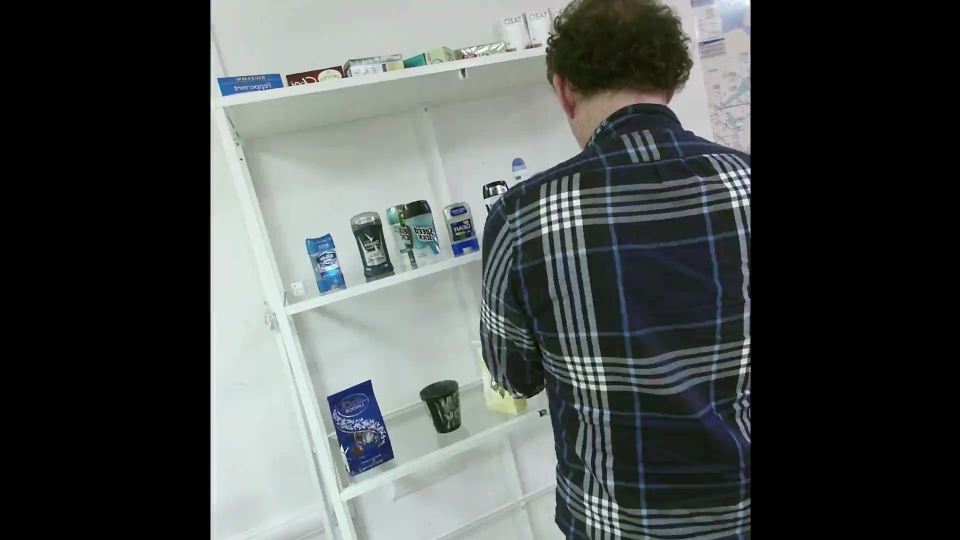
#> input picture images/davi_0_1.jpg, 1920 x 1080 px (shown at 1/2 size)
$ python test_poly_pasting.py
#> lines starting #> are read from the running program, lines starting #| are printed output that depends on the picture; after the words box and inside, x2 and y2 are one past the last pixel; in counts of white or black regions, pixels touching at a corner belong together
import numpy
from PIL import Image, ImageDraw

# read image as RGB and add alpha (transparency)
im = Image.open("images/davi_0_1.jpg").convert("RGBA")

# convert to numpy (for convenience)
imArray = numpy.asarray(im)

# create mask
polygon2 = [(10, 10), (10, 150), (550, 150), (150, 10)]
polygon1 = [(1920, 0), (0, 0), (0, 250), (-0.10210674635236394, 249.77657923687673), (-2.1094657996870403, 255.03379664713123), (17.043357362773406, 256.0158194361004), (19.743585566230458, 257.24042105198055), (15.950897656114186, 254.2993740345912), (27.747904611277534, 250.51951337704952), (27.961274007008967, 253.63518034864092), (29.81425998511483, 255.41115415383845), (37.3667088625533, 256.4373058829165), (46.53380792054146, 243.57254718554756), (53.61176555130789, 244.36644634912406), (49.558319074426926, 245.93258750036037), (60.33955511927042, 255.83254114007315), (65.73851977273596, 255.91269387461898), (76.73575480091465, 247.02704108128736), (78.34805771376494, 248.17030289093188), (86.05632662995261, 258.41364572544853), (87.85472059685605, 251.9630660275433), (89.80188097115189, 244.4785932629154), (92.31760033899944, 253.8264647999193), (103.48680386603161, 259.5970120020665), (108.79236707446952, 260.23761745739506), (107.4937793054668, 254.30466090801215), (108.39358602655307, 246.14079063076383), (126.52486800617761, 257.098422070827), (126.89943745269167, 250.1957195389658), (132.02691150565755, 256.48412988536154), (128.58195282301338, 252.79775783620423), (136.47572160588913, 254.4441395133314), (146.75086407853183, 260.1350693035284), (155.073813275849, 254.85850113146446), (151.97302312432186, 251.33687712540114), (157.34863597011744, 256.9711603194696), (165.3621223224169, 259.44430066082975), (169.10946867961437, 248.41407201625222), (181.09443326356882, 254.04993377735954), (175.70858911880558, 258.2380301719833), (192.00679423643666, 252.91711095845895), (189.1673649545458, 252.21181387583448), (195.83368997955725, 259.6731833553506), (194.61216526235634, 257.67985807616327), (199.59668919652594, 256.86696909739544), (204.89929126562438, 256.3404560825), (209.62014250508463, 255.07011440400703), (212.07706747647595, 261.4557434304978), (229.96134579284376, 255.64160167491366), (232.43428089908423, 251.83975180535887), (229.90018481610127, 257.0135552875774), (234.80672832203157, 248.76310236447264), (243.25042358036447, 261.17495400508494), (249.68932632608966, 264.0681882162521), (255.74368446785104, 262.8189134037273), (255.5330016557221, 254.57174601013634), (260.2653123071998, 262.97142577117904), (264.09858509159926, 258.1544814168108), (275.24555974843247, 256.19194127041214), (286.24564412575853, 259.7104454066601), (284.71754162529976, 253.71317013201232), (293.4762533829063, 253.6635985653496), (290.6949362189203, 265.3365355964029), (294.1761306148136, 262.35245809288574), (310.2766731170838, 256.2427436783204), (317.2399732326495, 257.19080664472693), (318.39042410523496, 265.2841360754873), (319.912104059165, 264.8216512714212), (322.3480129044327, 261.86773581034964), (335.9036887305486, 264.88653554479106), (332.97228370177675, 259.16014609412684), (345.1352331564961, 266.03635464878687), (343.0437539721002, 260.35448821806597), (345.6416745691777, 260.1597059242849), (358.9043367621447, 258.522277196598), (355.00847219311873, 267.1244254191321), (367.51940391677755, 262.3069070377452), (369.4275875033949, 259.7016001436432), (371.9099373501995, 257.8257422068458), (374.5192933499681, 262.0863919259926), (383.172995439416, 265.1345723510826), (396.01114440021024, 263.90263357113616), (390.24183439053525, 267.98438605429095), (394.50876485297516, 257.40461928296986), (404.1138037652838, 267.63878806317155), (407.84839944051527, 259.36014224577974), (410.919296661234, 261.85406598934696), (413.3293143874036, 263.91645457293714), (419.7131771063948, 259.54884010662346), (427.7662396620981, 255.74355444558074), (438.56674757484996, 267.1465872195995), (438.1531997489801, 255.3327554352958), (441.19632661544046, 267.60841321814763), (450.43222343773203, 267.4037487393895), (455.0688973027098, 263.37794907150123), (453.4182917377982, 263.8641406049655), (469.5434250354823, 255.67725466245275), (470.0239369093112, 263.1880594155271), (482.66468791948625, 264.4754668271869), (476.56821722377003, 260.42230020262724), (482.40435887795024, 257.6951553927151), (487.11101097139226, 269.3935423402255), (491.99594703611876, 268.42034465075585), (505.8730055363312, 269.9189989091135), (511.36354389993227, 268.8852381895841), (508.8427022427122, 255.49268088650217), (513.1562881258143, 268.7633911410157), (526.2263542918532, 258.19196773685854), (526.0073515650495, 267.1479755341373), (529.7346706077001, 255.86130326839367), (536.4154971134869, 267.2665393334687), (544.2924475692166, 268.4048756073015), (550.7572294528655, 263.18181636674143), (542.5747604062316, 266.969882094905), (553.2932763962233, 258.29260061906234), (561.568113536864, 261.6030899809526), (560.7561201526694, 261.4482858902076), (564.4975123154929, 262.25141631808634), (581.2948318079701, 265.66724825588926), (581.9996036242798, 273.0651590172597), (589.3393708500435, 263.18587292520607), (590.827050456112, 272.29054248597595), (601.3159591714563, 258.876416064304), (605.6895264461832, 263.77240113762724), (598.5479944983696, 264.6687239762898), (615.5179812848138, 265.3864130446329), (608.9819231550235, 263.2508931106562), (620.421177359739, 270.54726731145485), (625.3075827317724, 259.75011186505895), (622.98436600077, 262.85296860715397), (639.2744468627925, 264.78305853530514), (643.1987841328669, 271.51223837781464), (649.2456961792811, 270.7200332338785), (650.2218274586423, 267.27606166920185), (647.56809791391, 270.2774386070881), (656.0993885240471, 266.34473794767604), (661.2246165387108, 261.55653405025583), (666.745638042081, 270.64838369739886), (673.1379136890687, 275.33916998409853), (682.9043535840688, 274.86915990335575), (678.5437019799954, 261.9133566885317), (688.5923356626867, 269.0599110304343), (693.7563354659698, 274.336248899017), (693.0202606374799, 263.60496018648337), (698.4000849399749, 261.7219308217077), (712.7875555474909, 272.6578667172132), (708.0655270091651, 263.1472040695353), (722.8961634797217, 270.80034882757894), (728.2438636119088, 270.86391665040594), (732.8865069126186, 262.13229555563095), (734.9628651080236, 261.5314805455938), (743.5079064112757, 269.6097211440626), (740.626661435203, 265.6040164357563), (756.0919992495631, 268.85730703537445), (760.3331171117211, 273.987114566834), (752.3195033731063, 267.630395860822), (762.1406114005654, 271.1688795410745), (768.4437436990225, 272.39100423802495), (769.6389614278111, 270.4043033219978), (786.1774454092401, 277.41811756327735), (792.5531569050898, 275.2998134104807), (788.4294583537404, 263.976887084107), (789.5846895631001, 273.34417608726073), (799.3040642927632, 272.98107600129674), (805.3373408398285, 271.2588716882814), (806.4432370898028, 270.665206353944), (813.921755369561, 274.6760175601746), (814.7106002905416, 274.9489436528596), (822.7174022115418, 275.84736676695366), (822.7715307130898, 276.91376426612067), (835.3152010060019, 266.61597337847604), (839.0251903726219, 277.75101004140157), (837.3187189218118, 272.2690890341042), (842.7875201664002, 278.7262473668461), (847.6349544981093, 268.3231832424176), (863.3217136149369, 277.02232939469394), (859.7262946299107, 276.7703367556846), (863.7880789134827, 274.60428393906585), (870.3671267554245, 276.2733166819531), (877.1124027696003, 265.3715964818472), (879.2350545295685, 280.27982157897986), (896.8258910971084, 273.5642812777275), (898.8418404955643, 266.02345907389315), (900.5798761970904, 273.36036361952847), (899.300040800521, 272.7243713886492), (917.3163420965044, 279.4676551787424), (921.2251894050358, 269.57946855637545), (914.8786340829956, 271.6213646027582), (929.7815950364192, 273.59603216135093), (935.8990995172119, 267.12332074367674), (936.770914819462, 268.86161663514883), (946.9510772677363, 268.5616084016788), (945.1090418541772, 271.63002043863486), (942.6135746981644, 279.0405218802981), (947.4031691602536, 267.64844980366576), (963.308020723541, 281.4072838592242), (958.526277391257, 267.4322053687551), (969.3113280992739, 280.4159148353725), (975.5933386199479, 271.54884438561976), (973.5351087221619, 280.477159190593), (992.5091920918983, 275.134531859925), (997.5962738460184, 274.16389099925846), (998.2185045124364, 274.0892680535451), (1000.3270383443931, 277.6329263772447), (998.242967122664, 273.5531216987363), (1007.2733979562806, 274.1074891524873), (1007.6674906228562, 272.7188177589547), (1016.050636562134, 269.4085065957457), (1019.318297961289, 284.20426178533575), (1024.7839983400452, 282.27450945417013), (1041.4561525467411, 274.48930825320787), (1032.8974521000166, 285.0532235514212), (1051.391282669397, 274.90552549133025), (1049.8697645586783, 277.4922759095924), (1053.2509316910198, 279.4522734710789), (1052.4291462714991, 285.1237425296172), (1066.8577125250429, 278.1120294093625), (1073.949309620567, 274.6044886492283), (1075.8234437321937, 283.0205704762114), (1079.430319815726, 276.53601428079725), (1090.8896131595122, 277.72749578809254), (1094.6113858780475, 276.6308238133251), (1092.7122113823248, 283.81246537338643), (1101.1044383069905, 271.29485215064744), (1100.3982100593685, 283.6342384084046), (1103.17977159758, 279.3013875999353), (1110.6335799905085, 276.9264175278924), (1124.300727191119, 273.7476083350614), (1121.0250558379662, 275.88672370900724), (1136.7781977290326, 273.94777811196263), (1133.0345416992195, 272.66019532390925), (1135.8288733295954, 286.0490023877359), (1145.7834905455275, 277.8800304939227), (1142.0127304070766, 282.8126173213673), (1150.060747167361, 287.7084882287928), (1158.9967507454728, 280.45919830340813), (1167.3888976122614, 274.9379811976714), (1177.2876731662539, 283.7513561928875), (1172.2685221274166, 278.9040120377208), (1182.8736182492496, 280.02716567750986), (1192.9272423641341, 285.80274365563747), (1196.1934987498205, 287.8499386559872), (1192.7912850084322, 287.529547577409), (1206.2510251715257, 284.5882565239575), (1210.8118796783185, 279.9138402489226), (1216.6532202520598, 276.39380107378867), (1219.9432418558035, 283.4282179356329), (1221.11315006636, 285.81077597021374), (1225.6503551627452, 278.6946843620867), (1236.8940345337091, 287.58710541234984), (1228.4538537412402, 283.920342409159), (1237.2036598007837, 279.63062606428446), (1246.498489884122, 280.4379130902805), (1245.3329414253124, 281.3118098936571), (1257.5265714248037, 283.8058866457418), (1263.5881925092442, 282.6220767968771), (1266.8598904640346, 285.14621747402725), (1276.7455211932797, 290.25488018060753), (1273.8391422339619, 285.439870633802), (1275.6736181570277, 285.1375300702421), (1284.2027740722367, 286.3601863989344), (1283.1242784124656, 276.5288355052286), (1292.5177446485825, 288.77064795998206), (1304.6926802901105, 281.43896552957716), (1309.057868537286, 288.89946980189853), (1305.3713265667188, 282.7528420745641), (1309.4653494633342, 280.84322328766433), (1322.9115501168376, 276.65302855386403), (1324.8654233610569, 291.11524960850863), (1322.1192315439378, 279.28119906645867), (1335.4087081297594, 281.67118812554446), (1337.0719393538936, 287.0839224725788), (1349.7228791617363, 289.27894206619345), (1344.7657802156589, 292.010851903016), (1362.9789806266958, 287.9043158064125), (1365.9896768742876, 284.37043215347114), (1372.1332682139991, 279.4534150799918), (1375.7265635344704, 281.9876869897247), (1371.3695760201686, 288.0756012824648), (1375.4939186809445, 288.57430510672964), (1380.9666508828682, 282.2553694995741), (1393.3197830470465, 278.42515166918975), (1394.8169398019932, 283.56381229701884), (1399.201394063257, 288.4848431829683), (1399.9447905367658, 290.91489498583076), (1412.672356789721, 290.9590207989381), (1421.356419152092, 280.74100684539275), (1424.1674702693583, 284.9364279120107), (1429.682595243649, 292.6247906281175), (1436.9760777419249, 283.1912917687539), (1433.683576693816, 290.51768763691723), (1436.0683610984079, 293.0306217767802), (1448.5553795135531, 282.92297954164394), (1446.1985620420835, 283.12630583151844), (1450.5202520711025, 290.4031533402797), (1462.6324935173911, 290.88736618830944), (1467.495958316436, 285.3245725146651), (1470.4196615644912, 282.70927041991484), (1481.323401999719, 289.51578162582916), (1474.125546028661, 284.38425821911903), (1477.359337062149, 287.33188332209596), (1495.6871346220776, 283.0084533239059), (1495.1967068366064, 286.6635997461865), (1494.282982591961, 290.9184415991366), (1498.502144661068, 289.729253689415), (1511.9546484153993, 284.91162433195103), (1512.2389915420836, 285.440015049375), (1517.5420372756412, 282.26062929527075), (1520.538978516502, 282.5392933333763), (1537.534718617824, 286.86628766611597), (1541.1790157598793, 283.22042060480385), (1544.9362054947, 289.5430833806965), (1544.5217005930315, 286.8878809321911), (1546.3449269904704, 295.01341303724485), (1554.0950025749494, 290.42936342993204), (1560.7834935378316, 291.58256803660987), (1560.4324260320532, 298.13414497465857), (1573.5680831395728, 287.8754887578058), (1580.2112327730063, 296.5453439728025), (1579.9807184968845, 296.4978355205458), (1588.7015904617056, 288.90533644821056), (1595.004199831141, 290.30364617957713), (1597.4577072571958, 298.842138679482), (1605.5290216544904, 290.8060208305865), (1606.217957717263, 298.679073807415), (1617.1247493110718, 287.66355422112275), (1615.274428374421, 291.826794738184), (1624.995711240025, 285.86270742184126), (1625.8300625069712, 294.2077965620291), (1635.7938155181246, 285.80215080016546), (1629.3824611853986, 293.83575974021926), (1639.4529851967375, 289.1994259157376), (1644.9171304552904, 287.50951965509694), (1651.9198923037907, 287.4369470569843), (1659.9851520495888, 291.8711234057065), (1656.5222000432416, 293.07889481132315), (1670.0845726834505, 290.24854973804145), (1671.6859459192694, 289.4573640368861), (1676.4955800036932, 298.36299349992686), (1681.880228863793, 298.2671644192603), (1690.1428702092433, 300.1661873054405), (1683.8456219262723, 298.84772300797295), (1690.9271590592998, 287.662736632823), (1696.2400535531317, 291.88496181030945), (1701.2826058990988, 298.8245602145944), (1704.736487075138, 298.26836857352964), (1721.0531893058453, 299.4216774561701), (1718.53678200437, 292.54395550999243), (1718.6633946885545, 289.7981210184704), (1730.5638565242414, 289.7495077872403), (1740.94042541695, 296.8618871897551), (1742.3248433604049, 292.9443844497491), (1745.416834279689, 295.52678160560856), (1747.2516925589669, 290.93170277293234), (1752.3705235851935, 299.923226694993), (1760.7469568668346, 299.03897827117413), (1761.6144278014483, 301.97364381509107), (1767.9651279305258, 302.7913027221788), (1781.555955824845, 293.7486432755097), (1775.5000635124534, 301.59974624308654), (1782.1689391025593, 290.3418087678853), (1783.652384810308, 300.21792792368984), (1798.7131852375373, 295.4314337053134), (1802.2228982750771, 289.7641118421078), (1805.3105204153078, 290.02724296684556), (1805.845877507224, 296.4778780267972), (1810.6111802027297, 297.7420281629228), (1822.1409852624865, 299.1687968534061), (1827.9047336886124, 299.2892194278894), (1831.5408160691823, 290.75071975313386), (1833.0152989585984, 303.9953009268141), (1836.3764654755892, 295.2842209080913), (1850.7326810430084, 304.5325490782085), (1842.4261841321693, 299.4364064365735), (1860.2057746757157, 301.81160557086326), (1853.4000174515243, 291.16866060095055), (1858.9376726537282, 303.0488109078991), (1871.2607687357843, 295.65438225902045), (1882.256519602529, 302.4389157332479), (1873.7838776904755, 300.2554259849878), (1890.6467814871096, 292.5088482516275), (1884.2715434390298, 298.91862896607904), (1895.1004363469867, 292.1821017569861), (1907.3055130276714, 298.65266239456304), (1911.0265565149812, 291.834461859917), (1906.0452170044769, 292.50877937261305), (1911.6141336497378, 307.13252747915385), (1920, 300)]

maskIm = Image.new('L', (imArray.shape[1], imArray.shape[0]), 0)
#> maskIm: PIL image 1920x1080 L; every value is 0
ImageDraw.Draw(maskIm).polygon(polygon1, outline=1, fill=1)
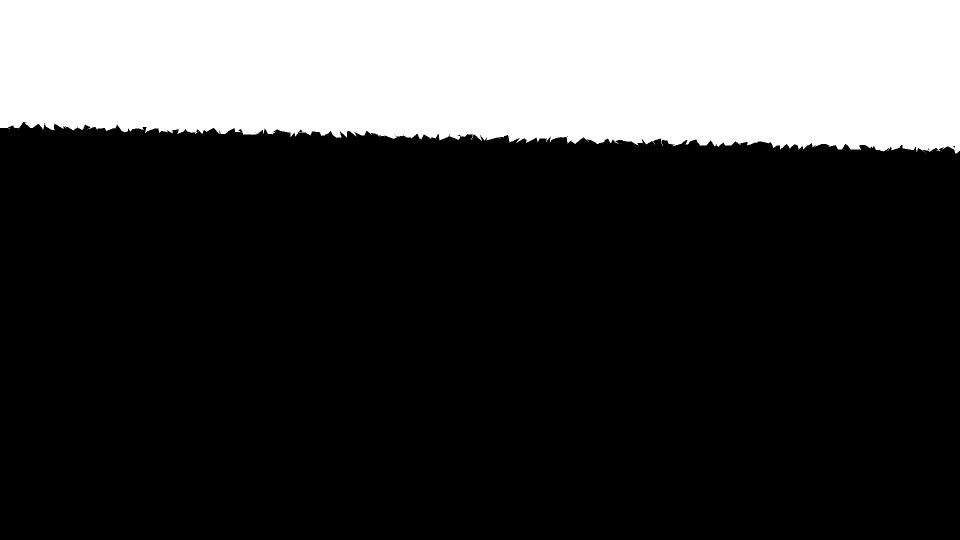
#> maskIm: PIL image 1920x1080 L (shown at 1/2 size); values 0 (black) and 1 (white), 25.5% white; 13 white regions (12 under 20 px), largest, box (x1, y1, x2, y2) and area: (0, 0, 1920, 308) 529652
mask1 = numpy.array(maskIm)
ImageDraw.Draw(maskIm).polygon(polygon2, outline=1, fill=1)
mask = numpy.array(maskIm)

print (numpy.allclose(mask, mask1))
#| True

# assemble new image (uint8: 0-255)
newImArray = numpy.empty(imArray.shape,dtype='uint8')

# colors (three first columns, RGB)
newImArray[:,:,:3] = imArray[:,:,:3]

# transparency (4th column)
newImArray[:,:,3] = mask*255
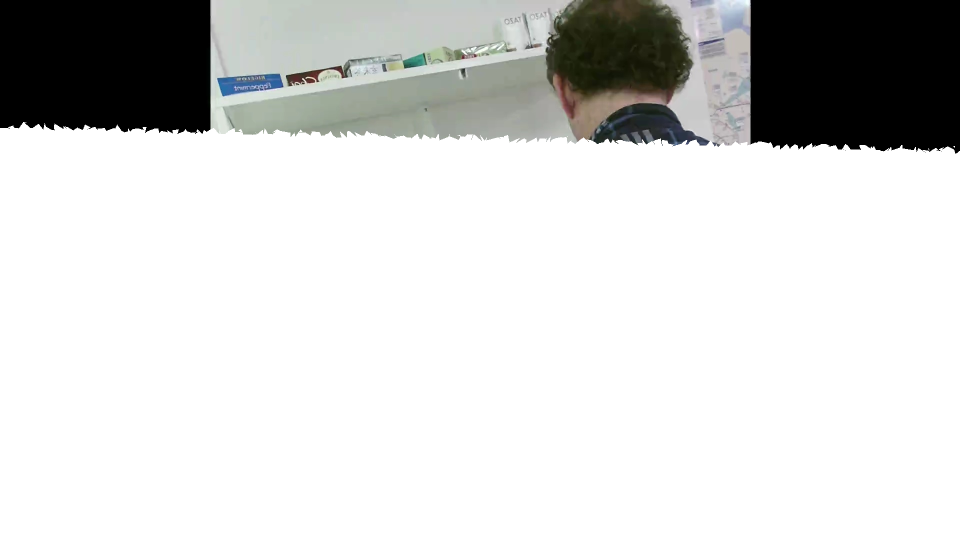
#> newImArray: shape (1080, 1920, 4) (shown at 1/2 size); mean R, G, B, A 74.7, 79.5, 77.8, 65.1; transparent parts drawn white


# back to Image from numpy
newIm = Image.fromarray(newImArray, "RGBA")
newIm.save("out.png")
